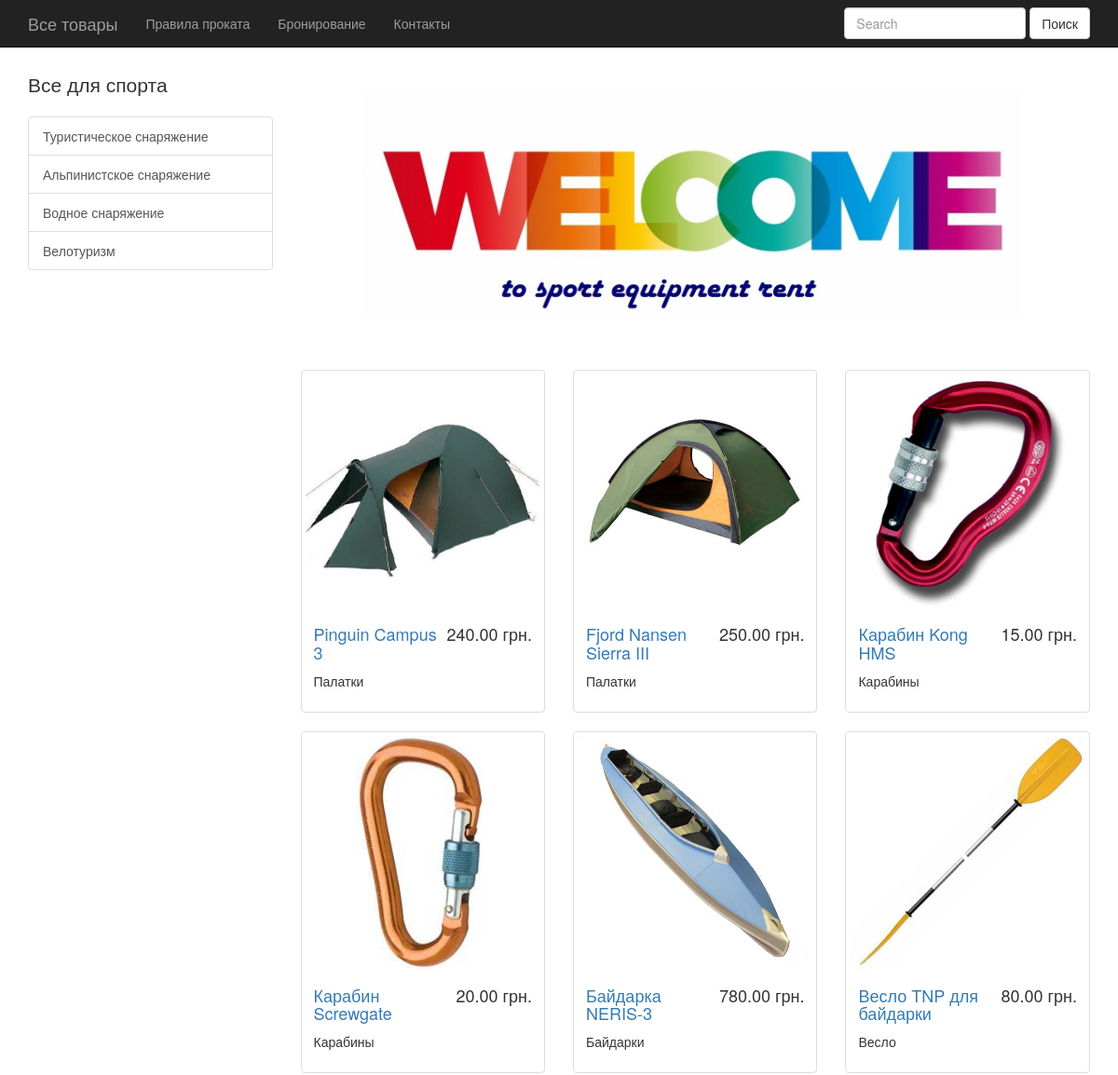
The app's page / (upper part), older data.
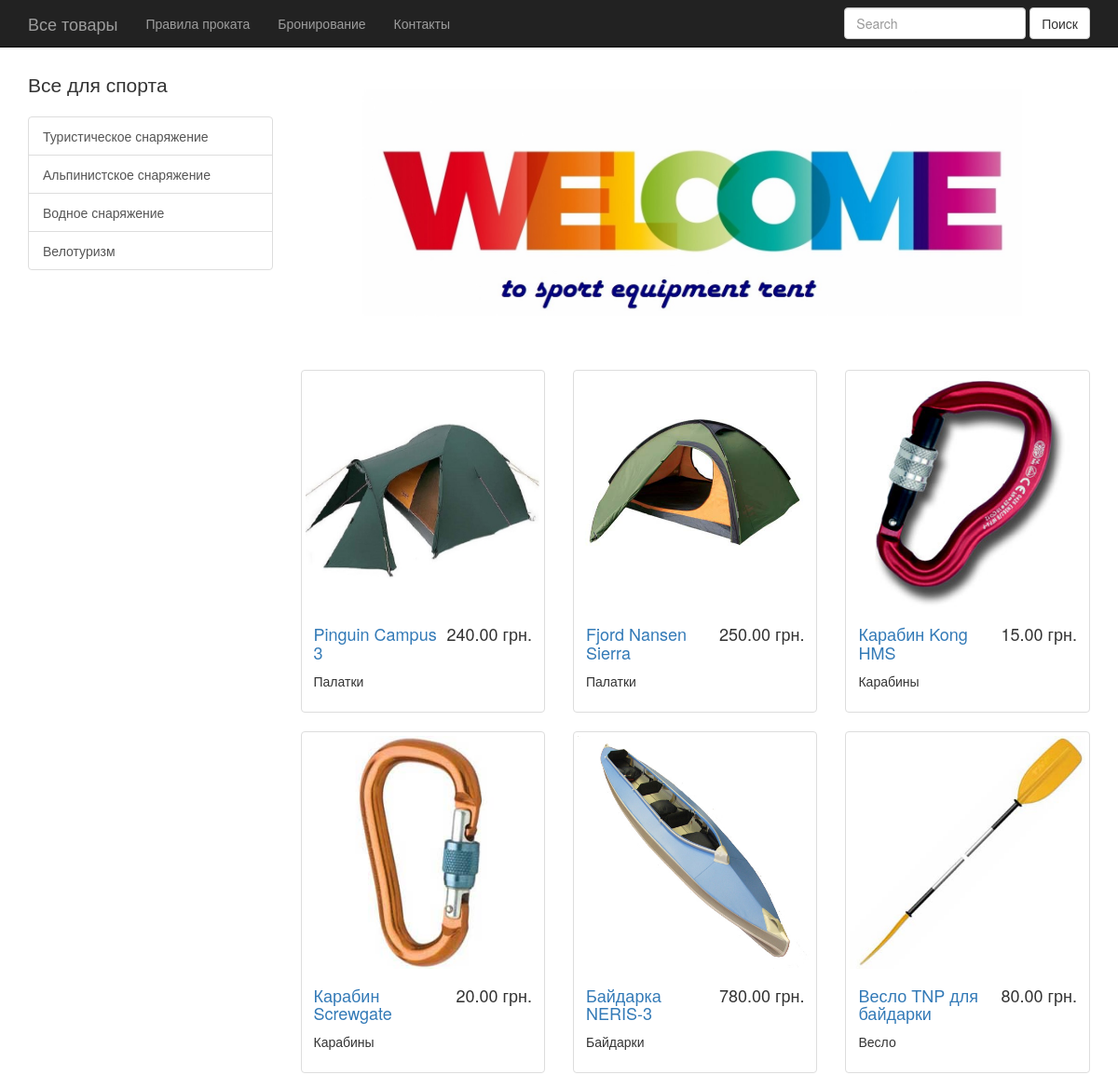
The same page, newer data.
### prokat/models.py (models this page shows, shortened)
class Product(models.Model):
    category = models.ForeignKey(Category)
    type = models.ForeignKey(Type, null=True)
    title = models.CharField(max_length=120)
    description = models.TextField()
    image = models.ImageField(upload_to=image_folder)
    price = models.DecimalField(max_digits=9, decimal_places=2)
    available = models.BooleanField(default=True)

class Type(models.Model):
    type = models.CharField(max_length=200)
    def __str__(self):
        return self.type

### prokat/views.py (the view)
# urls.py: url(r'^$', base_view, name='base'),
def base_view(request):
    categories = Category.objects.raw('SELECT * FROM prokat_category ')
    products = Product.objects.raw('SELECT * FROM prokat_product ')
    types = Type.objects.raw('SELECT * FROM prokat_type ')
    context = {
        'categories': categories,
        'products': products,
        'types': types
    }
    return render(request, 'base.html', context)

### prokat/templates/base.html (shortened to what this page needs)
{% load staticfiles %}
<!DOCTYPE html>
<html>
<head>
    <link href="{% static "css/bootstrap.css" %}" rel="stylesheet">
    <link href="{% static "css/shop-homepage.css" %}" rel="stylesheet">
</head>
<body>
<nav class="navbar navbar-inverse navbar-fixed-top" role="navigation">
    <div class="container">
        <div class="navbar-header">
            <a class="navbar-brand" href="http://127.0.0.1:8000">Все товары</a>
        </div>
        <div class="collapse navbar-collapse" id="bs-example-navbar-collapse-1">
            <ul class="nav navbar-nav">
                <li>
                    <a href="{% url 'rules' %}">Правила проката</a>
                </li>
                <li>
                    <a href="{% url 'booking' %}">Бронирование</a>
                </li>
                <li>
                    <a href="{% url 'contacts' %}">Контакты</a>
                </li>
            </ul>
            <form class="navbar-form navbar-right" role="search" action="{% url "place_search" %}" method="GET">
                <div class="form-group">
                    <input type="text" name="q" class="form-control" placeholder="Search">
                </div>
                <button type="submit" class="btn btn-default">Поиск</button>
            </form>
        </div>
    </div>
</nav>
<div class="container">
    <div class="row">
        <div class="col-md-3">
            <br>
            {% block content %}
                <p class="lead">Все для спорта</p>
                <div class="list-group">
                    {% for category in categories %}
                        <a href="{% url 'category' pk=category.pk %}" class="list-group-item">{{ category.title }}</a>
                    {% endfor %}
                </div>
                </div>
                <div class="col-md-9">
                    <br>
                    <br>
                    <div class="row carousel-holder">
                        <img src="/media/w-1500_h-auto_m-fit_s-any__Welcome image.jpg" alt=""
                             style='width:90%; height: 300px'>
                        <div class="col-md-12">
                            <div id="carousel-example-generic" class="carousel slide" data-ride="carousel">
                                <ol class="carousel-indicators">
                                    <li data-target="#carousel-example-generic" data-slide-to="0" class="active"></li>
                                    <li data-target="#carousel-example-generic" data-slide-to="1"></li>
                                    <li data-target="#carousel-example-generic" data-slide-to="2"></li>
                                </ol>
                            </div>
                        </div>
                    </div>
                    <div class="row">
                        {% for product in products %}
                            <div class="col-sm-4 col-lg-4 col-md-4">
                                <div class="thumbnail">
                                    <img src="{{ product.image.url }}" alt="" style='width:100%; height: 250px'>
                                    <div class="caption">
                                        <h4 class="pull-right">{{ product.price }} грн.</h4>
                                        <h4><a href="{% url 'prod_detail' pk=product.pk %}">{{ product.title }}</a>
                                        </h4>
                                        <p>{{ product.type }}</p>
                                    </div>
                                </div>
                            </div>
                        {% endfor %}
                    </div>
                </div>
                </div>
                </div>
            {% endblock content %}
</body>
</html>

Row changes from the older to the newer data that the page shows:
changed Product: title "Fjord Nansen Sierra III" → "Fjord Nansen Sierra"
